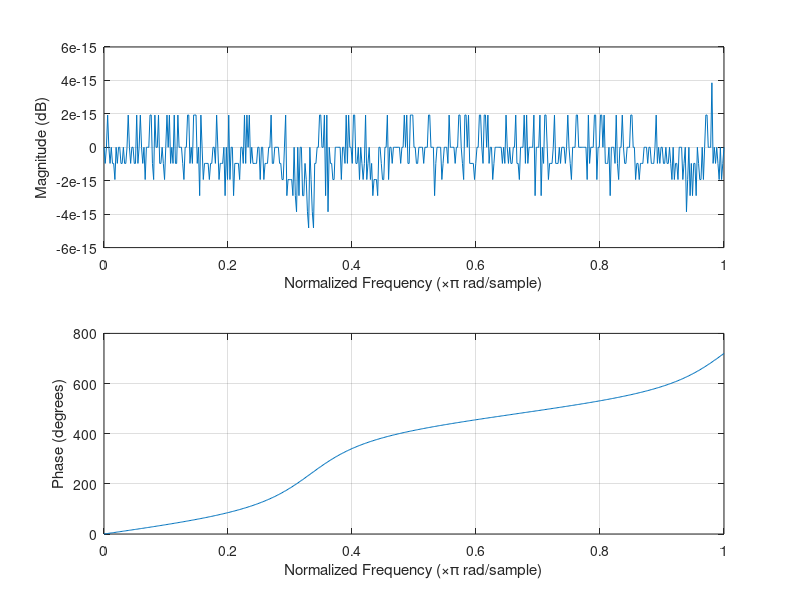

Write MATLAB code to recreate this figure.
close all
clear all
clc


den=[0,5,0,0,10]
num=den(length(den):-1:1)
freqz(num,den)


pause

close all



den=[3,5,2,2,10]
num=den(length(den):-1:1)
freqz(num,den)


pause

close all




den=[0,5]
num=den(length(den):-1:1)
freqz(num,den)


pause

close all



den=[8,1,8,1,8,1]
num=den(length(den):-1:1)
freqz(num,den)



pause

close all



den=[0,5,0,0,10]
num=den(length(den):-1:1)
freqz(num,den)
